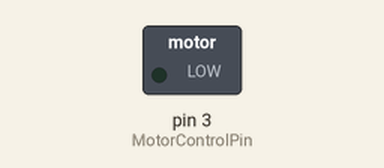
Recording of a sketch running on a simulated Arduino Uno, built with avr-gcc and run on an emulated ATmega328P. On the bench: switched loads named in the sketch (green lamp = pin HIGH).

Above: at 0.05 s.
At 3.45 s:
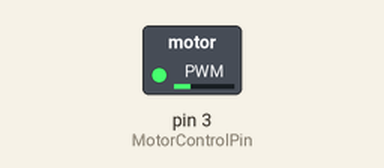
At 6.9 s:
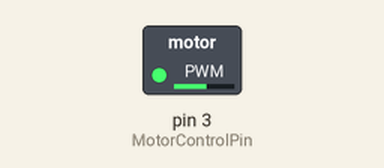
At 13.75 s:
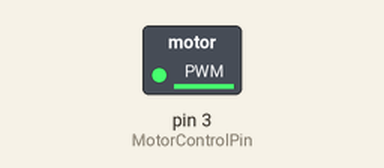
Timing chart, 0 to 17.9 s (numbered marks = the images above):
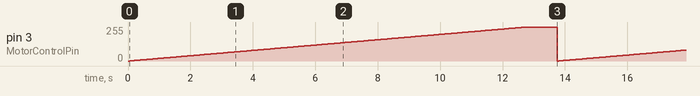

Measured:
- by itself, pin 3 (MotorControlPin): ramps from 0/255 to 254/255 and jumps back, once every 13.8 s

The sketch:

Exp04.ino
```cpp
/* Experiment 04: Using a transistor to drive a motor. */

#define MAXVAL 255

/* analog output pin controlling motor */
const int MotorControlPin = 3;

void setup()
{
  pinMode(MotorControlPin, OUTPUT);
}

void loop() {
  int OutputValue;

  /* ramp up output value to speed up motor */
  for (OutputValue = 0; OutputValue < MAXVAL; OutputValue++)
  {
    analogWrite(MotorControlPin, OutputValue);
    delay(50); /* 50 milliseconds */
  }

  /* pause at full speed for 1/2 a second, to emphasize we are at max speed */
  delay (500);

  /* ramp down output value to slow down moter */
  for (OutputValue = 0; OutputValue > 0; OutputValue--)
  {
    analogWrite(MotorControlPin, OutputValue);
    delay(50);
  }

  /* pause at low speed for 1/2 a second */
  delay(500);
}
```
